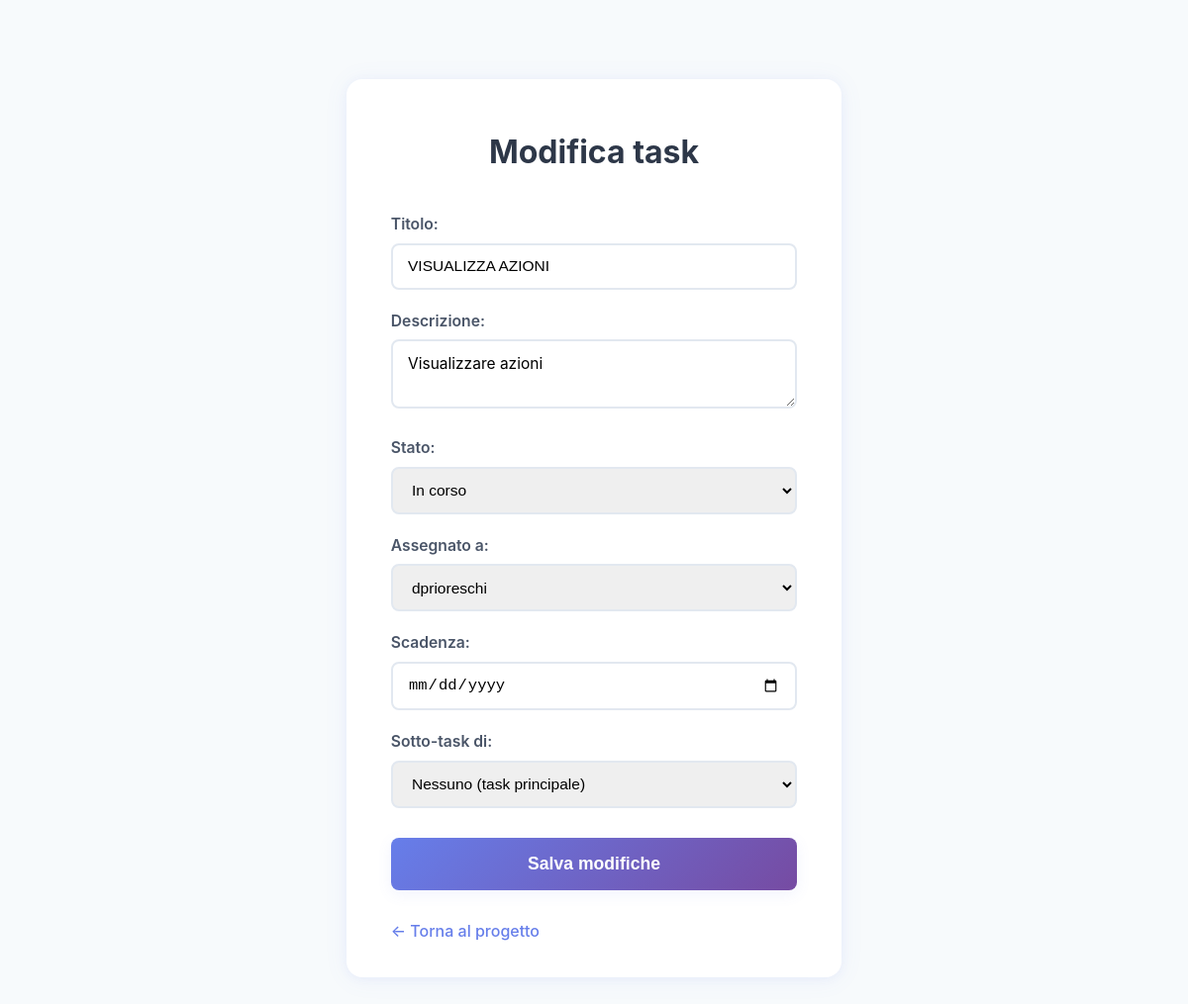
/modifica_task/2 (signed in), run on the app's committed database.
### tables this page shows
CREATE TABLE tasks (
            id INTEGER PRIMARY KEY AUTOINCREMENT,
            titolo TEXT NOT NULL,
            descrizione TEXT,
            progetto_id INTEGER NOT NULL,
            parent_id INTEGER,
            autore_id INTEGER NOT NULL,
            stato TEXT NOT NULL,
            assegnato_a INTEGER,
            scadenza TEXT,
            data_creazione TEXT DEFAULT CURRENT_TIMESTAMP,
            FOREIGN KEY (progetto_id) REFERENCES progetti(id),
            FOREIGN KEY (parent_id) REFERENCES tasks(id),
            FOREIGN KEY (autore_id) REFERENCES utenti(id),
            FOREIGN KEY (assegnato_a) REFERENCES utenti(id)
        );

### app/main.py (the view)
@app.get("/modifica_task/{task_id}", response_class=HTMLResponse)
async def modifica_task_get(request: Request, task_id: int, progetto_id: int = None, user_id: str = Cookie(default=None)):
    if not user_id:
        return RedirectResponse("/login", status_code=302)
    db_path = get_db_path()
    conn = sqlite3.connect(db_path)
    c = conn.cursor()
    c.execute("SELECT progetto_id FROM tasks WHERE id = ?", (task_id,))
    row = c.fetchone()
    if not row:
        conn.close()
        return RedirectResponse("/", status_code=302)
    progetto_id = row[0]
    c.execute("""
        SELECT 1 FROM progetti p
        LEFT JOIN progetti_utenti pu ON p.id = pu.progetto_id
        WHERE p.id = ? AND (p.owner_id = ? OR pu.utente_id = ?)
    """, (progetto_id, user_id, user_id))
    if not c.fetchone():
        conn.close()
        return RedirectResponse("/", status_code=302)
    c.execute("""
        SELECT titolo, descrizione, stato, parent_id, assegnato_a, scadenza
        FROM tasks WHERE id = ?
    """, (task_id,))
    task = c.fetchone()
    if not task:
        conn.close()
        return RedirectResponse(f"/progetto/{progetto_id}", status_code=302)
    c.execute("""
        SELECT DISTINCT u.id, u.nome FROM utenti u
        INNER JOIN progetti_utenti pu ON u.id = pu.utente_id
        WHERE pu.progetto_id = ?
        UNION
        SELECT u.id, u.nome FROM utenti u
        INNER JOIN progetti p ON u.id = p.owner_id
        WHERE p.id = ?
    """, (progetto_id, progetto_id))
    membri_progetto = [{"id": r[0], "nome": r[1]} for r in c.fetchall()]
    c.execute("SELECT id, titolo FROM tasks WHERE progetto_id = ? AND id != ?", (progetto_id, task_id))
    all_tasks = [{"id": r[0], "titolo": r[1]} for r in c.fetchall()]
    conn.close()
    return templates.TemplateResponse("modifica_task.html", {
        "request": request,
        "task_id": task_id,
        "progetto_id": progetto_id,
        "titolo": task[0],
        "descrizione": task[1],
        "stato": task[2],
        "parent_id": task[3],
        "assegnato_a": task[4],
        "scadenza": task[5],
        "membri_progetto": membri_progetto,
        "all_tasks": all_tasks
    })

### frontend/templates/modifica_task.html (shortened to what this page needs)
<!DOCTYPE html>
<html lang="it">
<head>
    <link rel="stylesheet" href="/static/style.css">
</head>
<body>
    <div class="edit-task-container">
        <div class="edit-task-card">
            <h1>Modifica task</h1>
            <form method="post" action="/modifica_task/{{ task_id }}" class="edit-task-form">
                <label for="titolo">Titolo:</label>
                <input type="text" name="titolo" value="{{ titolo }}" required>
                <label for="descrizione">Descrizione:</label>
                <textarea name="descrizione">{{ descrizione }}</textarea>
                <label for="stato">Stato:</label>
                <select name="stato">
                    <option value="in_corso" {% if stato == "in_corso" %}selected{% endif %}>In corso</option>
                </select>
                <label for="assegnato_a">Assegnato a:</label>
                <select name="assegnato_a">
                    {% for membro in membri_progetto %}
                        <option value="{{ membro.id }}" {% if assegnato_a == membro.id %}selected{% endif %}>{{ membro.nome }}</option>
                    {% endfor %}
                </select>
                <label for="scadenza">Scadenza:</label>
                <input type="date" name="scadenza" value="{{ scadenza }}">
                <label for="parent_id">Sotto-task di:</label>
                <select name="parent_id">
                    <option value="">Nessuno (task principale)</option>
                </select>
                <button type="submit" class="edit-task-btn">Salva modifiche</button>
            </form>
            <a href="/progetto/{{ progetto_id }}" class="back-to-project-link">← Torna al progetto</a>
        </div>
    </div>
</body>
</html>

### frontend/static/style.css (style rules this page uses)
* { margin: 0; padding: 0; box-sizing: border-box; }
body { font-family: 'Inter', -apple-system, BlinkMacSystemFont, 'Segoe UI', Roboto, Oxygen, Ubuntu, Cantarell, sans-serif; background: linear-gradient(135deg, #667eea 0%, #764ba2 100%); min-height: 100vh; color: #2d3748; line-height: 1.6; }
a { color: #25b7ff; text-decoration: none; transition: color 0.3s ease; }
textarea { font-family: inherit; resize: none; }
.edit-task-container { min-height: 100vh; background: #f7fafc; display: flex; flex-direction: column; align-items: center; justify-content: center; padding: 2rem; }
.edit-task-card { background: white; border-radius: 16px; box-shadow: 0 2px 24px rgba(102, 126, 234, 0.08), 0 1.5px 10px rgba(102, 126, 234, 0.06); padding: 3rem 2.8rem 2.1rem 2.8rem; max-width: 500px; width: 100%; margin: 3rem auto; animation: slideUp 0.5s ease; }
.edit-task-card h1 { font-size: 2rem; color: #2d3748; font-weight: 700; margin-bottom: 2.2rem; text-align: center; }
.edit-task-form label { display: block; margin: 1.1rem 0 0.4rem 0; color: #4a5568; font-weight: 600; font-size: 0.98rem; }
.edit-task-form input, .edit-task-form select, .edit-task-form textarea { width: 100%; padding: 0.78rem 0.95rem; border: 2px solid #e2e8f0; border-radius: 8px; font-size: 0.97rem; transition: border-color 0.3s ease; margin-bottom: 0.1rem; }
.edit-task-form textarea { min-height: 70px; resize: vertical; font-family: inherit; }
.edit-task-btn { width: 100%; margin-top: 1.8rem; padding: 1rem; background: linear-gradient(135deg, #667eea 0%, #764ba2 100%); color: white; border: none; border-radius: 8px; font-weight: 600; font-size: 1.1rem; cursor: pointer; transition: all 0.3s ease; box-shadow: 0 4px 15px rgba(102, 126, 234, 0.09); }
.back-to-project-link { display: inline-block; margin-top: 1.8rem; color: #667eea; font-weight: 500; font-size: 1rem; transition: color 0.2s; }

### data on the page
tasks: titolo "VISUALIZZA AZIONI", descrizione "Visualizzare azioni", stato "In corso"

### other printed values
form field assegnato_a "dprioreschi"
